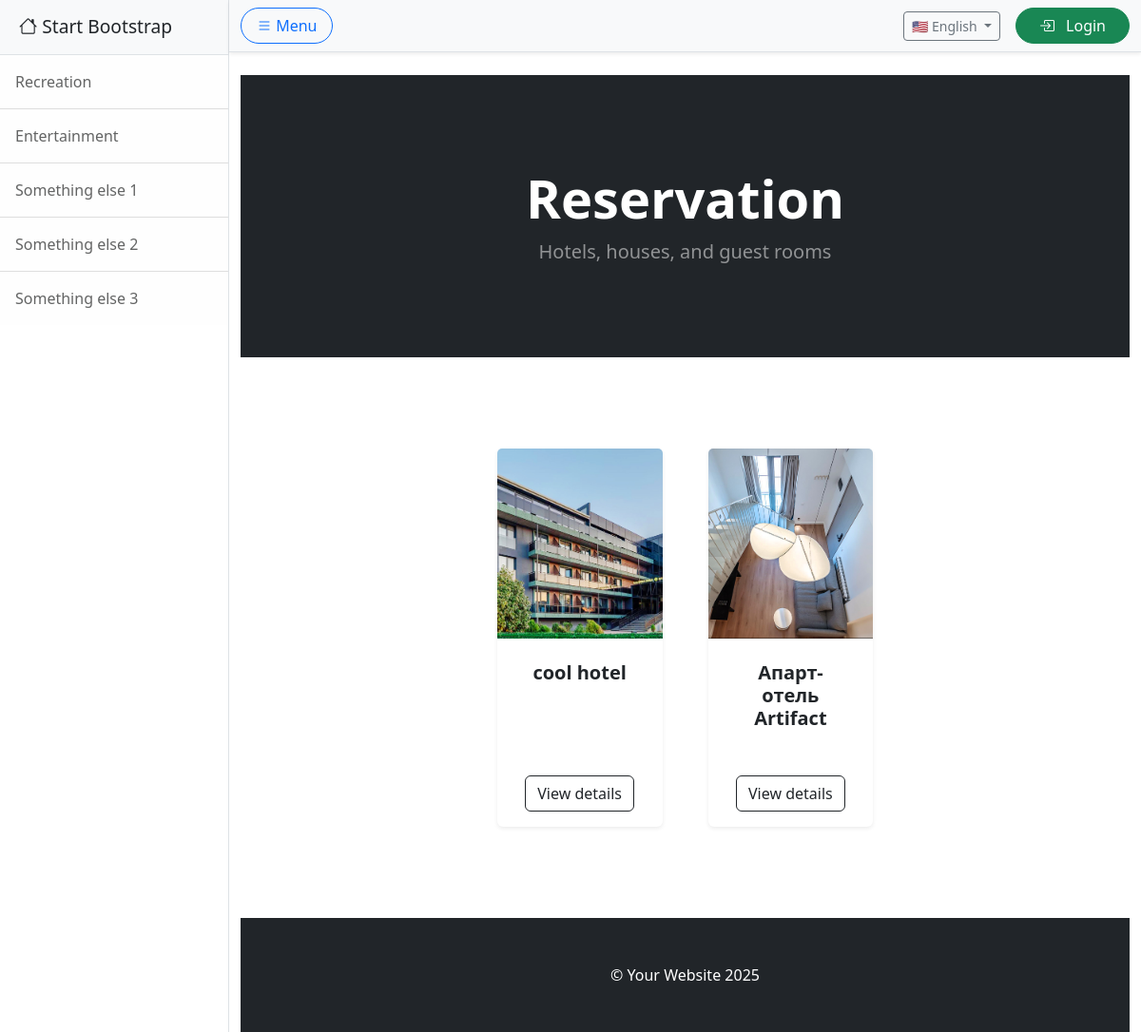
/en/housing/, run on the app's committed database.
### housing/models.py (models this page shows, shortened)
class Houses(models.Model):
    owner = models.ForeignKey(
        settings.AUTH_USER_MODEL,
        on_delete=models.CASCADE,
        related_name='houses'
    )
    name = models.CharField(_('Name'), max_length=128)
    description = models.TextField(_('Description'), null=True, blank=True)
    address = models.CharField(_('Address'), max_length=256, null=True, blank=True)
    latitude = models.FloatField(null=True, blank=True)
    longitude = models.FloatField(null=True, blank=True)
    phone_number = models.CharField(
        _('Phone number'),
        validators=[phone_regex],
        max_length=17,
        blank=True
    )
    created_at = models.DateTimeField(auto_now_add=True)

class HouseImage(models.Model):
    house = models.ForeignKey(Houses, on_delete=models.CASCADE, related_name='images')
    image = models.ImageField(upload_to='housing_images/')
    uploaded_at = models.DateTimeField(auto_now_add=True)

### housing/views.py (the view)
# urls.py: path('', views.housing, name='housing'),
def housing(request):
    houses = Houses.objects.prefetch_related('images').all()
    context = {
        "houses": houses
    }
    return render(request, "housing/housing.html", context)

### housing/templates/housing/housing.html (shortened to what this page needs)
{% extends "base.html" %}
{% load static %}
{% load i18n %}
{% block content %}
<header class="bg-dark py-5">
  <div class="container px-4 px-lg-5 my-5">
    <div class="text-center text-white">
      <h1 class="display-4 fw-bolder">{% trans "Reservation" %}</h1>
      <p class="lead fw-normal text-white-50 mb-0">{% trans "Hotels, houses, and guest rooms" %}</p>
    </div>
  </div>
</header>
<section class="py-5">
  <div class="container px-4 px-lg-5 mt-5">
    <div class="row gx-4 gx-lg-5 row-cols-2 row-cols-md-3 row-cols-xl-4 justify-content-center">
      {% for house in houses %}
      <div class="col mb-5">
        <div class="card h-100 shadow-sm border-0">
          {% if house.images.first %}
          <img class="card-img-top"
               src="{{ house.images.first.image.url }}"
               alt="{{ house.name }}"
               style="object-fit: cover; height: 200px;">
          {% else %}
          <img class="card-img-top"
               src="{% static 'housing/no_image.jpg' %}"
               alt="{% trans "No image" %}"
               style="object-fit: cover; height: 200px;">
          {% endif %}
          <div class="card-body p-4 text-center">
            <h5 class="fw-bolder">{{ house.name }}</h5>
          </div>
          <div class="card-footer p-3 border-top-0 bg-transparent text-center">
            <a class="btn btn-outline-dark mt-auto" href="{% url 'house_page' pk=house.id %}">
              {% trans "View details" %}
            </a>
          </div>
        </div>
      </div>
      {% empty %}
      <div class="col-12 text-center">
        <p class="text-muted fs-5">{% trans "No available hotels at the moment." %}</p>
      </div>
      {% endfor %}
    </div>
  </div>
</section>
<footer class="py-5 bg-dark">
  <div class="container">
    <p class="m-0 text-center text-white">&copy; {% trans "Your Website" %} 2025</p>
  </div>
</footer>
{% endblock %}

### data on the page
Houses: images.first.image (picture), name "cool hotel"
Houses: images.first.image (picture), name "Апарт-отель Artifact"
